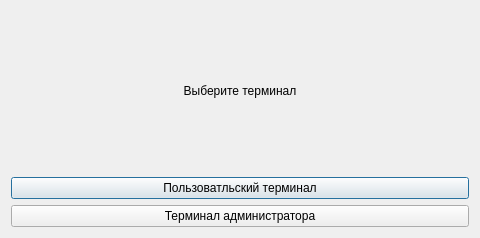
<?xml version="1.0" encoding="UTF-8"?>
<ui version="4.0">
 <class>terminal_picker</class>
 <widget class="QDialog" name="terminal_picker">
  <property name="geometry">
   <rect>
    <x>0</x>
    <y>0</y>
    <width>480</width>
    <height>238</height>
   </rect>
  </property>
  <property name="windowTitle">
   <string>Выбор терминала</string>
  </property>
  <layout class="QVBoxLayout" name="verticalLayout_2">
   <item>
    <layout class="QVBoxLayout" name="verticalLayout">
     <item>
      <widget class="QLabel" name="term_pick_label">
       <property name="layoutDirection">
        <enum>Qt::LeftToRight</enum>
       </property>
       <property name="text">
        <string>Выберите терминал</string>
       </property>
       <property name="alignment">
        <set>Qt::AlignCenter</set>
       </property>
      </widget>
     </item>
     <item>
      <widget class="QPushButton" name="user_terminal_button">
       <property name="toolTip">
        <string>Покупка билетов на сеанс</string>
       </property>
       <property name="text">
        <string>Пользоватльский терминал</string>
       </property>
      </widget>
     </item>
     <item>
      <widget class="QPushButton" name="admin_terminal_button">
       <property name="toolTip">
        <string>Редактирование информации о сеансах</string>
       </property>
       <property name="text">
        <string>Терминал администратора</string>
       </property>
      </widget>
     </item>
    </layout>
   </item>
  </layout>
 </widget>
 <resources/>
 <connections/>
</ui>
